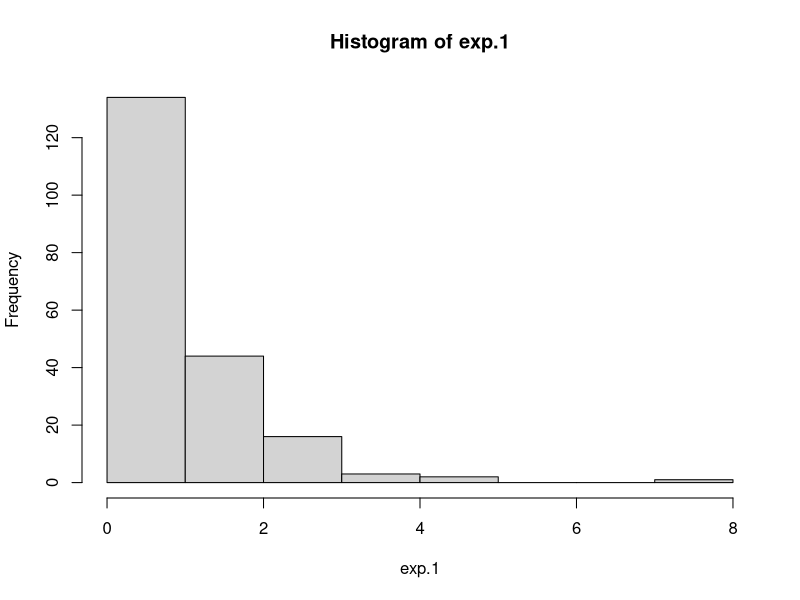
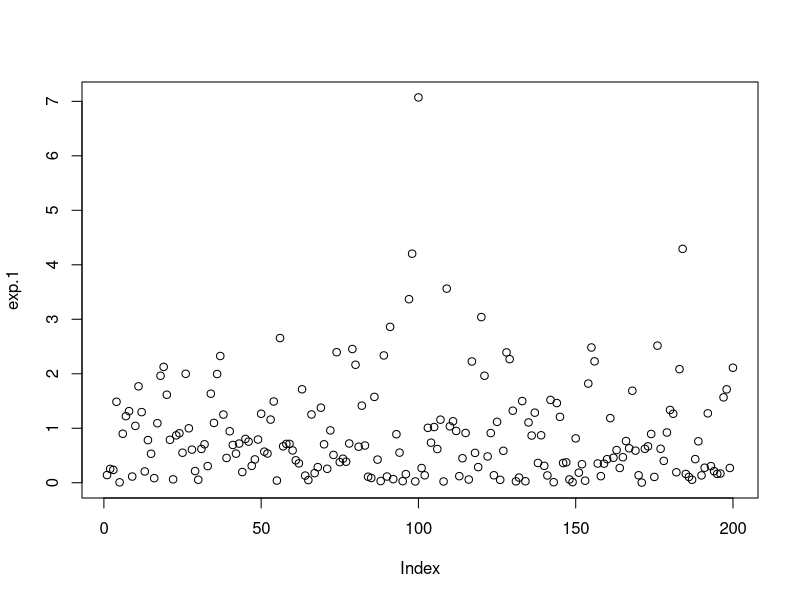
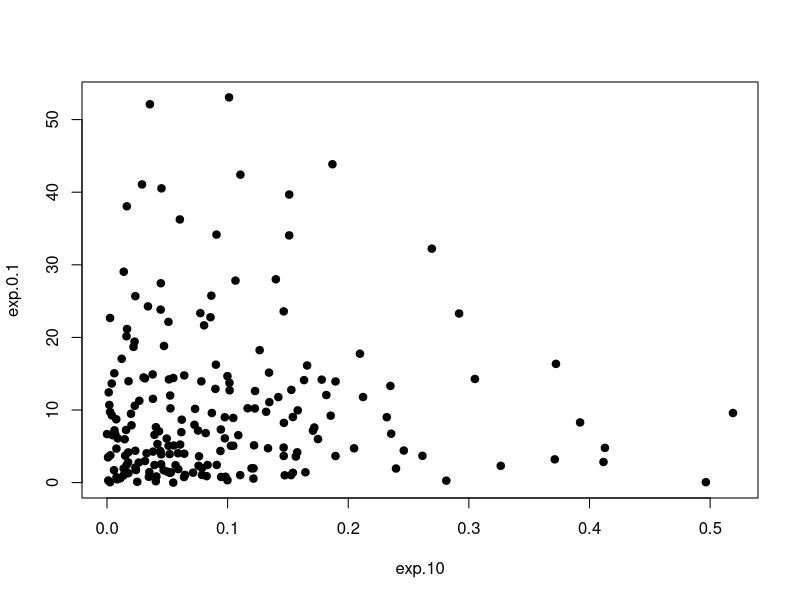
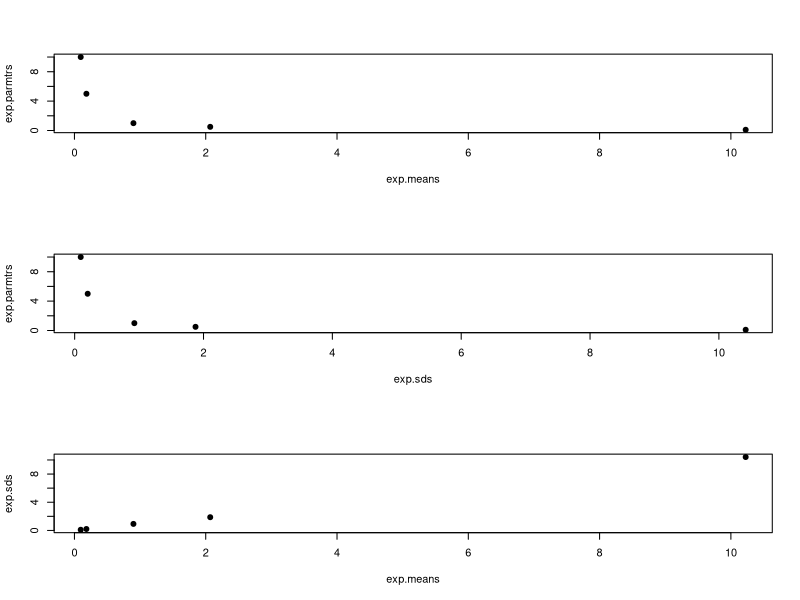

Here is the R script that generated these plots, in order: (Note: this script raises an error after producing the figures.)
## ---- chunk 1
exp.1 <- rexp(n = 200)
exp.1.mean <- mean(exp.1)
exp.1.sd <- sd(exp.1)
## ---- chunk 2
exp.0.1 <- rexp(n = 200, rate = 0.1)
exp.0.5 <- rexp(n = 200, rate = 0.5)
exp.5 <- rexp(n = 200, rate = 5)
exp.10 <- rexp(n = 200, rate = 10)
## ---- chunk 3
hist(exp.1)
## ---- chunk 4
plot(exp.1)
## ---- chunk 5
plot(exp.10, exp.0.1, bg = "black", pch = 21)
## ---- chunk 6
exp.means <- c(mean(exp.1), mean(exp.0.1), mean(exp.0.5), mean(exp.5), mean(exp.10))
## ---- chunk 7
exp.parmtrs <- c(1, 0.1, 0.5, 5, 10)
exp.sds <- c(sd(exp.1), sd(exp.0.1), sd(exp.0.5), sd(exp.5), sd(exp.10))
## ---- chunk 8
par(mfrow = c(3, 1))
plot(exp.means, exp.parmtrs, bg = "black", pch = 21)
plot(exp.sds, exp.parmtrs, bg = "black", pch = 21)
plot(exp.means, exp.sds, bg = "black", pch = 21)
## ---- chunk 9
huge.exp.1 <- rexp(1100000)
huge.exp.1.mean <- mean(huge.exp.1)
huge.exp.1.sd <- sd(huge.exp.1)
## ---- chunk 10
plot(0:15, type = "l", 1 - exp(-x), lwd = 2, main = "", xlab = "", ylab = "", yaxt = "n", xaxt = "n", col = "red")
par(new = TRUE)
hist(huge.exp.1, prob = TRUE, main = "", xlab = "", ylab = "", yaxt = "n", xaxt = "n")
lines(density(huge.exp.1, adjust = 5), lwd = 2)
legend("topright", col = c("black", "red"), lty = 1, lwd = 3, bty = "n",
        legend = c("huge.exp.1 hist", "1 - e^(-x)"), text.col = c("black", "red"))
## ---- chunk 11
huge.exp.1.more_than_one_mean <- mean(huge.exp.1[huge.exp.1 > 1])
## ---- chunk 12
huge.exp.1.mat <- matrix(huge.exp.1, 1100, 1000)
hist(huge.exp.1.mat, prob = TRUE)
lines(density(huge.exp.1.mat, adjust = 5), lwd = 2)
## ---- chunk 13
colMeans(huge.exp.1.mat)[137]
## ---- chunk 14
huge.exp.1.mat.mean <- colMeans(huge.exp.1.mat)
barplot(huge.exp.1.mat.mean)
## ---- chunk 15
huge.exp.1.square <- huge.exp.1 ^ 2
huge.exp.1.square.mean <- mean(huge.exp.1.square)
huge.exp.1.square.sd <- sd(huge.exp.1.square)
## ---- chunk 16
huge.exp.1.square.mean - huge.exp.1.mean
huge.exp.1.square.sd - huge.exp.1.sd
